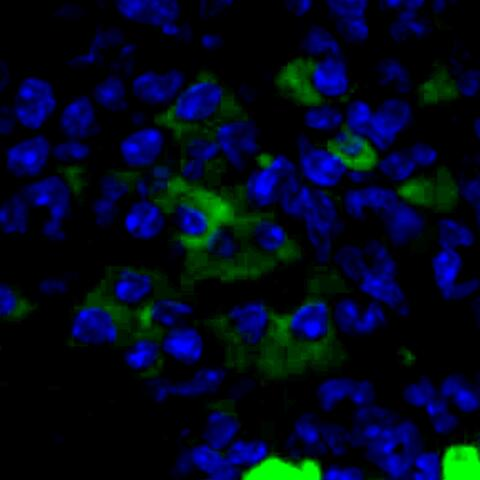
#> input picture test.jpg, 480 x 480 px
$ python count.py
#> lines starting #> are read from the running program, lines starting #| are printed output that depends on the picture; after the words box and inside, x2 and y2 are one past the last pixel; in counts of white or black regions, pixels touching at a corner belong together
import cv2
import numpy as np

image = cv2.imread('test.jpg')  # 替换为自己的图像路径
#> image is the input picture: shape (480, 480, 3); mean B, G, R 29.8, 9.3, 0.7

hsv_image = cv2.cvtColor(image, cv2.COLOR_BGR2HSV)
#> hsv_image: shape (480, 480, 3); mean H, S, V 72, 184.7, 37.7

# 定义绿色（阳性）和蓝色（阴性）的 HSV 范围
lower_green = np.array([40, 40, 40])  # 下限 (Hue, Saturation, Value)
upper_green = np.array([80, 255, 255])  # 上限

lower_blue = np.array([100, 40, 40])
upper_blue = np.array([140, 255, 255])

# 根据 HSV 阈值创建掩码
green_mask = cv2.inRange(hsv_image, lower_green, upper_green)
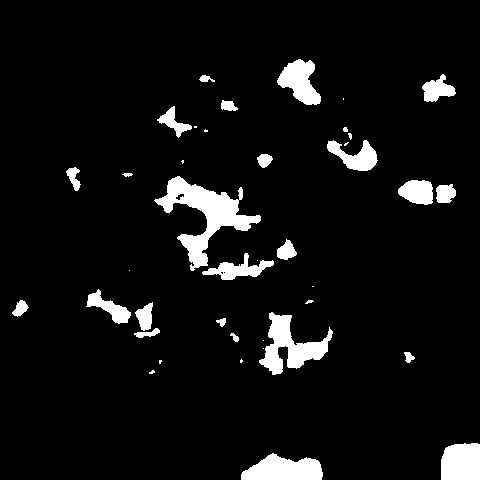
#> green_mask: shape (480, 480); 6.6% white; 40 white regions (14 under 20 px), largest, box (x1, y1, x2, y2) and area: (154, 176, 261, 271) 3231, (259, 312, 333, 375) 1947, (241, 453, 323, 480) 1569
blue_mask = cv2.inRange(hsv_image, lower_blue, upper_blue)
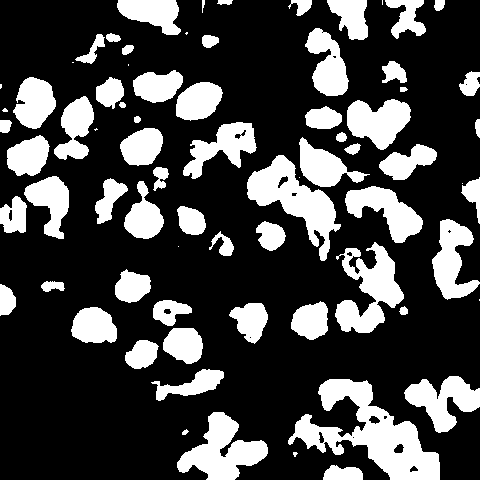
#> blue_mask: shape (480, 480); 26.7% white; 74 white regions (12 under 20 px), largest, box (x1, y1, x2, y2) and area: (288, 379, 440, 480) 6173, (247, 155, 341, 261) 3700, (335, 242, 404, 333) 3149

green_area = np.sum(green_mask > 0)
#> green_area = 15134
blue_area = np.sum(blue_mask > 0)
#> blue_area = 61445

total_area = green_area + blue_area
#> total_area = 76579

# 计算阳性部分占比
if total_area > 0:
    green_ratio = green_area / total_area
#> green_ratio = 0.198
    print(f"阳性占比: {green_ratio:.2%}")
#| 阳性占比: 19.76%
else:
    print("没有检测到细胞")

cv2.imshow("Green Mask", green_mask)
cv2.imshow("Blue Mask", blue_mask)
cv2.waitKey(0)
cv2.destroyAllWindows()
